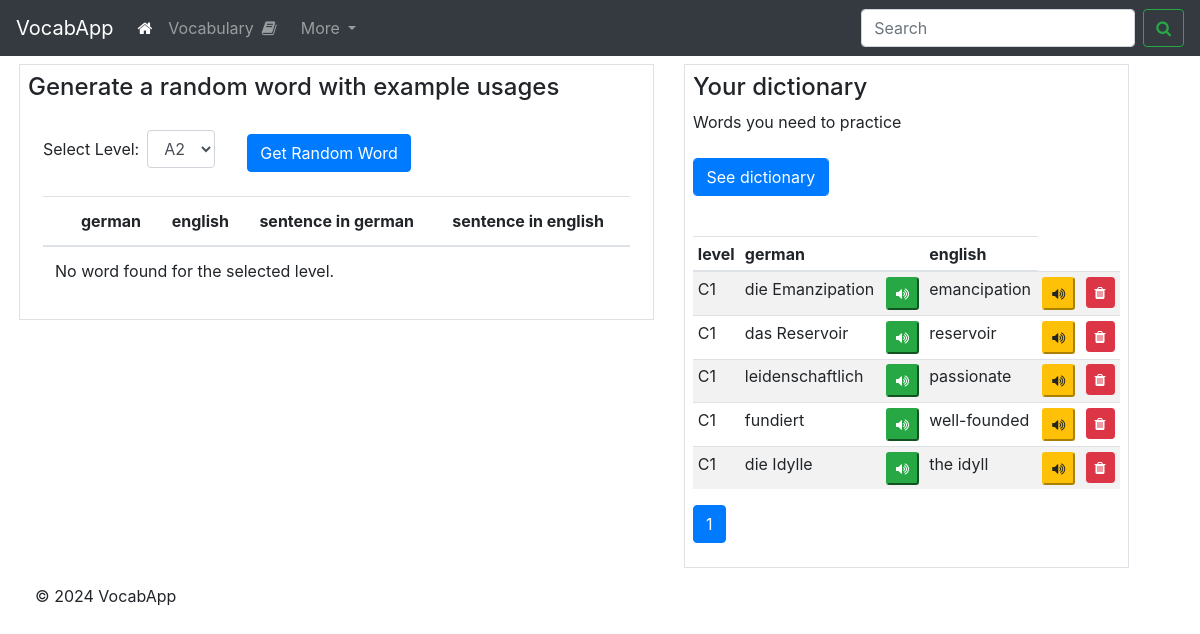
Before: /search with the older database file.
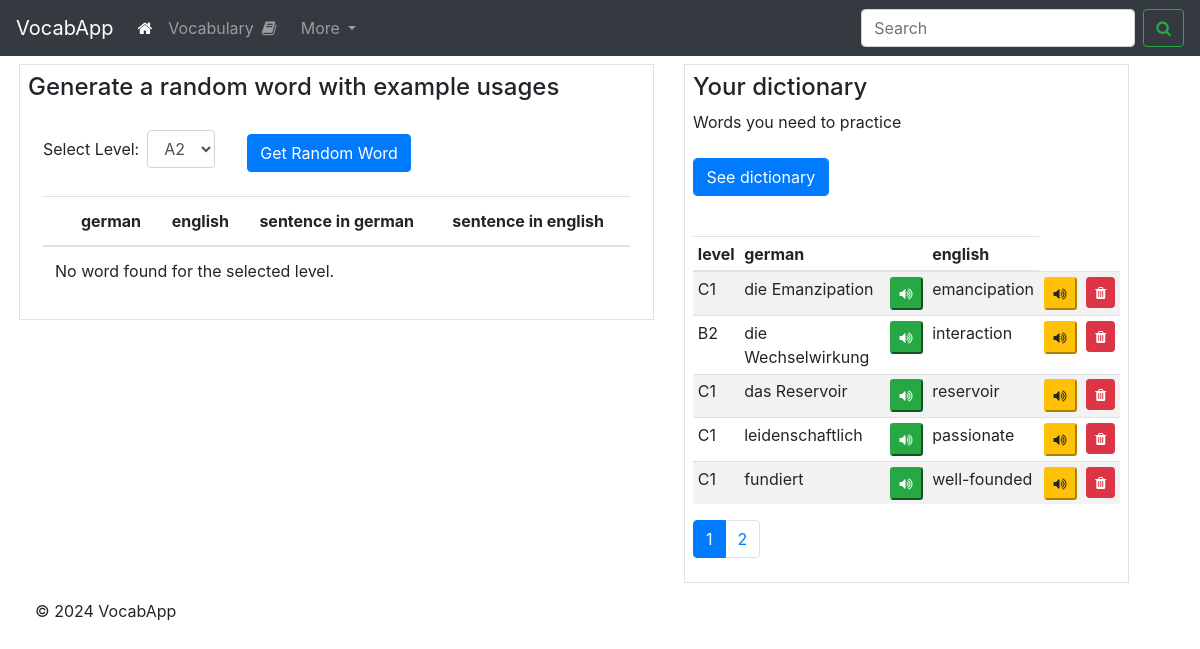
After: the same page with the newer database file.
### app.py (models this page shows)
class LanguageData(db.Model):
    __tablename__ = 'language_data'
    id = db.Column(db.Integer, primary_key=True, index=True)
    level = db.Column(db.String, index=True)
    german_word = db.Column(db.String, unique=True, index=True)
    english_word = db.Column(db.String)
    german_example = db.Column(db.String)
    english_example = db.Column(db.String)
    in_dictionary = db.Column(db.Boolean)

### app.py (the view)
@app.route('/search', methods=['GET', 'POST'])
def search():
    if request.method == 'POST':
        page = request.args.get('page', 1, type=int)
        per_page = 5
        paginated_results = LanguageData.query.filter(
                LanguageData.in_dictionary==1
        ).paginate(page=page, per_page=per_page)
        return render_template('index.html', results=paginated_results)
    elif request.method == 'GET':
        print('     --- This is GET ---')
        page = request.args.get('page', 1, type=int)
        per_page = 5
        paginated_results = LanguageData.query.filter(
            LanguageData.in_dictionary == 1
        ).paginate(page=page, per_page=per_page)
        return render_template('index.html', results=paginated_results)
    return redirect(url_for('index'))

### templates/index.html (shortened to what this page needs)
<!DOCTYPE html>
<html lang="en">
<head>
    <link rel="stylesheet" href="https://stackpath.bootstrapcdn.com/bootstrap/4.3.1/css/bootstrap.min.css">
    <link rel="stylesheet" href="https://cdnjs.cloudflare.com/ajax/libs/font-awesome/4.7.0/css/font-awesome.min.css">
</head>
<body>
    <nav class="navbar navbar-expand-lg navbar-dark bg-dark sticky-top">
        <a class="navbar-brand" href="{{ url_for('index') }}">VocabApp</a>
        <div class="collapse navbar-collapse" id="navbarSupportedContent">
          <ul class="navbar-nav mr-auto">
            <li class="nav-item active">
              <a class="nav-link" href="{{ url_for('index') }}"><i class="fa fa-home"></i> <span class="sr-only">(current)</span></a>
            </li>
            <li class="nav-item">
              <a class="nav-link" href="{{url_for('exercise_flip')}}"> Vocabulary<i class="fa fa-book mx-2"></i></a>
            </li>
            <li class="nav-item dropdown">
              <a class="nav-link dropdown-toggle" href="#" id="navbarDropdown" role="button" data-toggle="dropdown" aria-haspopup="true" aria-expanded="false">
                More
              </a>
            </li>
          </ul>
          <form class="form-inline my-2 my-lg-0">
            <input class="form-control mr-sm-2" type="search" placeholder="Search" aria-label="Search">
            <button class="btn btn-outline-success my-2 my-sm-0" type="submit"><i class="fa fa-search" aria-hidden="true"></i></button>
          </form>
        </div>
      </nav>
        <div class="container mt-2 ml-1">
            <div class="row">
                <div class="col-md-7">
                    <div class="border p-2">
                        <h4>Generate a random word with example usages</h4>
                        <div class="container-fluid mt-4 table-responsive">
                                <form method="POST" action="{{ url_for('get_random_word') }}" class="form-inline">
                                <div class="form-group mr-2">
                                    <label for="levelSelect">Select Level:</label>
                                    <select class="form-control ml-2" id="levelSelect" name="vocab_level">
                                        <option value="A2">A2</option>
                                    </select>
                                </div>
                                        <button type="submit" id="randomWordBtn" class="btn btn-primary mt-2 ml-4">Get Random Word</button>
                                </form>
                                <table class="table table-md mt-4 text-sm">
                                    <thead>
                                        <tr>
                                            <th class="text-sm"></th>
                                            <th class="text-sm">german</th>
                                            <th class="text-sm">english</th>
                                            <th class="text-sm">sentence in german</th>
                                            <th class="text-sm">sentence in english</th>
                                        </tr>
                                    </thead>
                                    <tbody>
                                        {% if random_word %}
                                            <tr>
                                                <td>
                                                    <form method="post" action="{{ url_for('add2dict', row_id=random_word.id) }}" onsubmit="">
                                                        <button type="submit" class="btn btn-primary btn-sm" data-toggle="tooltip" data-placement="top" title="Add to dictionary" >
                                                            <i class="fa fa-plus"></i>
                                                        </button>
                                                    </form>
                                                </td>
                                                <td class="mb-2">
                                                    <button type="button" class="pronounce-btn btn-success btn-sm" data-word="{{ random_word.german_word }}" data-language="german">
                                                        <i class="fa fa-volume-up"></i>
                                                    </button>
                                                    <div class="mt-2">{{ random_word.german_word }}</div>
                                                </td>
                                                    <!-- <td>
                                                    </td> -->
                                                <td>
                                                    <button type="button" class="pronounce-btn btn-warning btn-sm" data-word="{{ random_word.english_word }}" data-language="english">
                                                        <i class="fa fa-volume-up"></i>
                                                    </button>
                                                    <div class="mt-2">{{ random_word.english_word }}</div>
                                                </td>
                                                <td>
                                                    <button type="button" class="pronounce-btn btn-success btn-sm" data-word="{{ random_word.german_example }}" data-language="german">
                                                        <i class="fa fa-volume-up"></i>
                                                    </button>
                                                    <div class="mt-2">{{ random_word.german_example }}</div>
                                                </td>
                                                <td>
                                                    <button type="button" class="pronounce-btn btn-warning btn-sm" data-word="{{ random_word.english_example }}" data-language="english">
                                                        <i class="fa fa-volume-up"></i>
                                                    </button>
                                                    <div class="mt-2">{{ random_word.english_example }}</div>
                                                </td>
                                            </tr>
                                        {% else %}
                                            <tr>
                                                <td colspan="5">No word found for the selected level.</td>
                                            </tr>
                                        {% endif %}
                                    </tbody>
                                </table>
                        </div>
                    </div>
                </div>
                <div class="col-md-5">
                    <div class="border p-2">
                        <h4>Your dictionary</h4>
                        <p>Words you need to practice</p>
                        <div class="search mt-4 table-responsive">
                                <form method="POST" id="searchForm" action="{{ url_for('search') }}" onsubmit="">
                                    <div class="form-row">
                                        <div class="form-group col-md-4">
                                            <button type="submit" class="btn btn-primary form-control">See dictionary</button>
                                        </div>
                                    </div>
                                </form>
                                <table class="table table-striped table-sm fs-6 mt-4" id="resultsTable">
                                    <thead>
                                        <tr>
                                            <th>level</th>
                                            <th>german</th>
                                            <th></th>
                                            <th>english</th>
                                        </tr>
                                    </thead>
                                    <tbody>
                                    {% if results %}
                                        {% for row in results.items %}
                                        <tr>
                                            <td>{{ row['level'] }}</td>
                                            <td>{{ row['german_word'] }}</td>
                                            <td>
                                                <button type="button" class="pronounce-btn btn-success btn-sm" data-word="{{ row['german_word'] }}" data-language="german">
                                                    <i class="fa fa-volume-up"></i>
                                                </button>
                                            </td>
                                            <td>{{ row['english_word'] }}</td>
                                            <td>
                                                <button type="button" class="pronounce-btn btn-warning btn-sm" data-word="{{ row['english_word'] }}">
                                                    <i class="fa fa-volume-up"></i>
                                                </button>
                                            </td>
                                            <td>
                                                    <button type="submit" class="btn btn-danger btn-sm  delete-btn" data-toggle="modal" data-target="#confirmDeleteModal" data-rowid="{{ row['id'] }}">
                                                        <i class="fa fa-trash"></i>
                                                    </button>
                                            </td>
                                        </tr>
                                    {% endfor %}
                                    {% else %}
                                        <tr>
                                            <td colspan="6">No results found.</td>
                                        </tr>
                                {% endif %}
                                    </tbody>
                                </table>
                            <nav aria-label="Page navigation">
                            {% if results and results.iter_pages %}
                                <ul class="pagination">
                                    {% for page_num in results.iter_pages() %}
                                        {% if page_num %}
                                            <li class="page-item{% if page_num == results.page %} active{% endif %}">
                                                <a class="page-link" href="{{ url_for('search', page=page_num) }}">{{ page_num }}</a>
                                            </li>
                                        {% else %}
                                            <li class="page-item disabled"><span class="page-link">...</span></li>
                                        {% endif %}
                                    {% endfor %}
                                </ul>
                            {% endif %}
                            </nav>
                        </div>
                    </div>
                </div>
            </div>
                <footer class="mb-0 p-3">
                    <p>© 2024 VocabApp</p>
                </footer>
        </div>
</body>
</html>

Changed rows visible on the page:
no longer on this page (row unchanged): LanguageData: level "C1", german_word "die Idylle", english_word "the idyll"
now on this page (row edited): LanguageData: level "B2", german_word "die Wechselwirkung", english_word "interaction"
Other visible differences:
new list line: "2"
